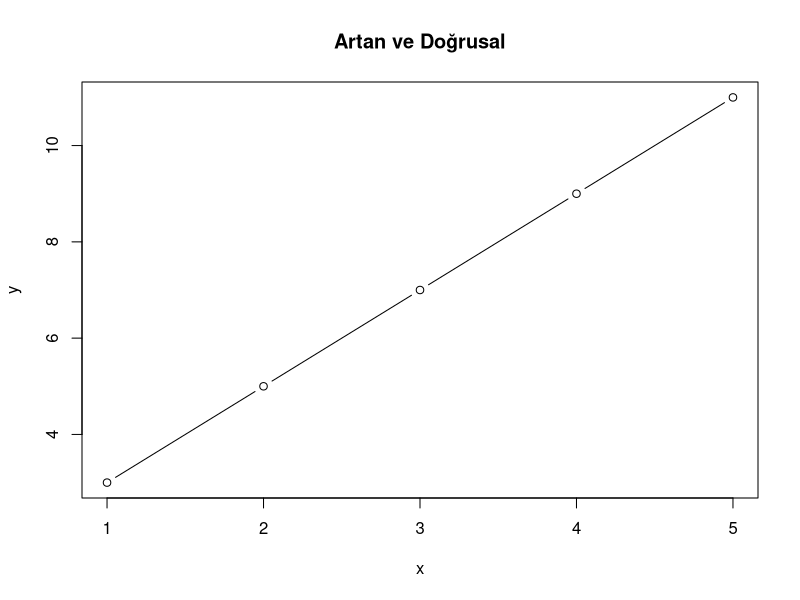
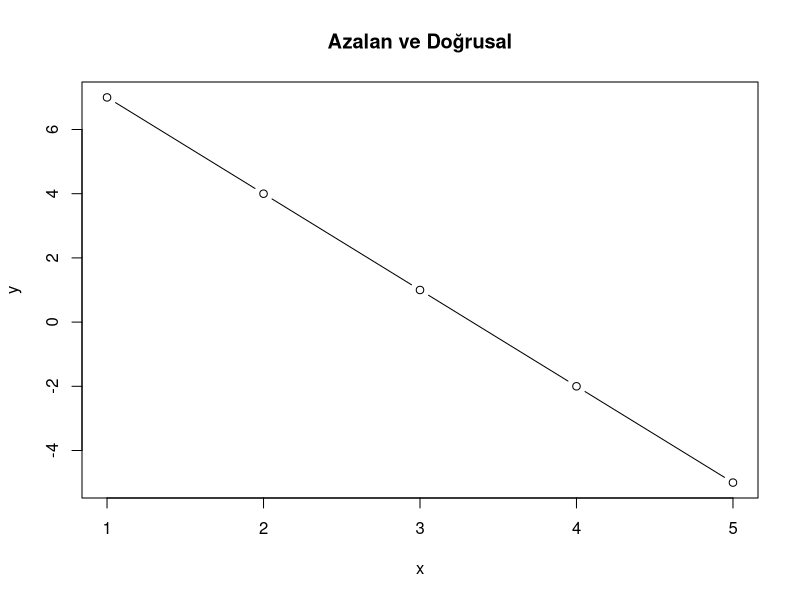
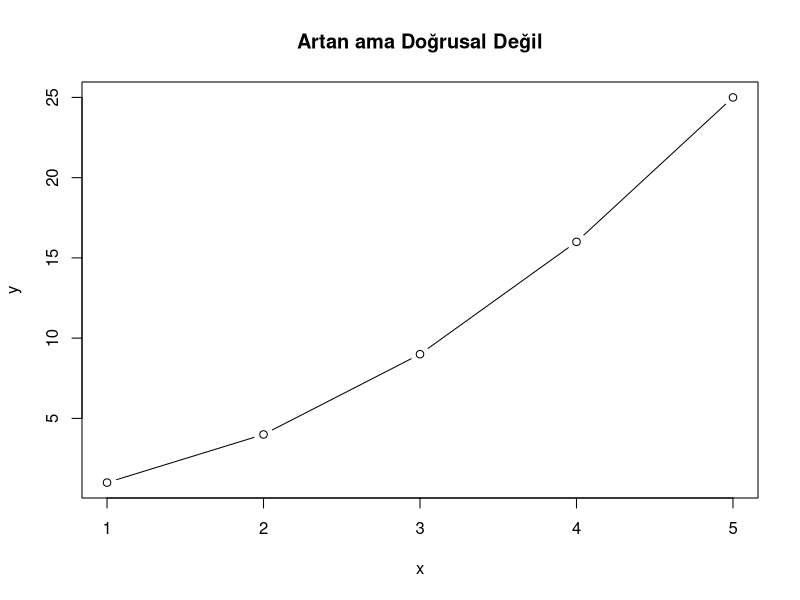
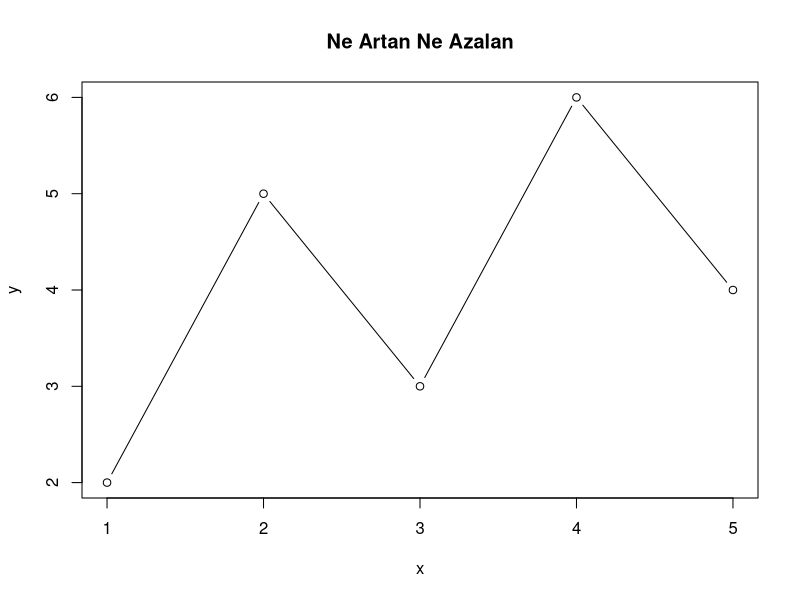

Recreate these plots in R, in order.
# Fonksiyonun Türü

artan_mi <- function(x, y) {
  all(diff(y) > 0)
}

azalan_mi <- function(x, y) {
  all(diff(y) < 0)
}

dogrusal_mi <- function(x, y) {
  egimler <- diff(y) / diff(x)
  all(abs(egimler - egimler[1]) < 1e-6)
}


## Artan ve Doğrusal
x1 <- 1:5
y1 <- 2*x1 + 1

plot(x1, y1, type = "b",
     main = "Artan ve Doğrusal",
     xlab = "x", ylab = "y")

artan_mi(x1, y1)
azalan_mi(x1, y1)
dogrusal_mi(x1, y1)

## Azalan ve Doğrusal
x2 <- 1:5
y2 <- -3*x2 + 10

plot(x2, y2, type = "b",
     main = "Azalan ve Doğrusal",
     xlab = "x", ylab = "y")

artan_mi(x2, y2)
azalan_mi(x2, y2)
dogrusal_mi(x2, y2)

## Artan ama Doğrusal Değil
x3 <- 1:5
y3 <- x3^2

plot(x3, y3, type = "b",
     main = "Artan ama Doğrusal Değil",
     xlab = "x", ylab = "y")

artan_mi(x3, y3)
dogrusal_mi(x3, y3)

## Ne Artan Ne Azalan
x4 <- 1:5
y4 <- c(2, 5, 3, 6, 4)

plot(x4, y4, type = "b",
     main = "Ne Artan Ne Azalan",
     xlab = "x", ylab = "y")

artan_mi(x4, y4)
azalan_mi(x4, y4)
dogrusal_mi(x4, y4)
